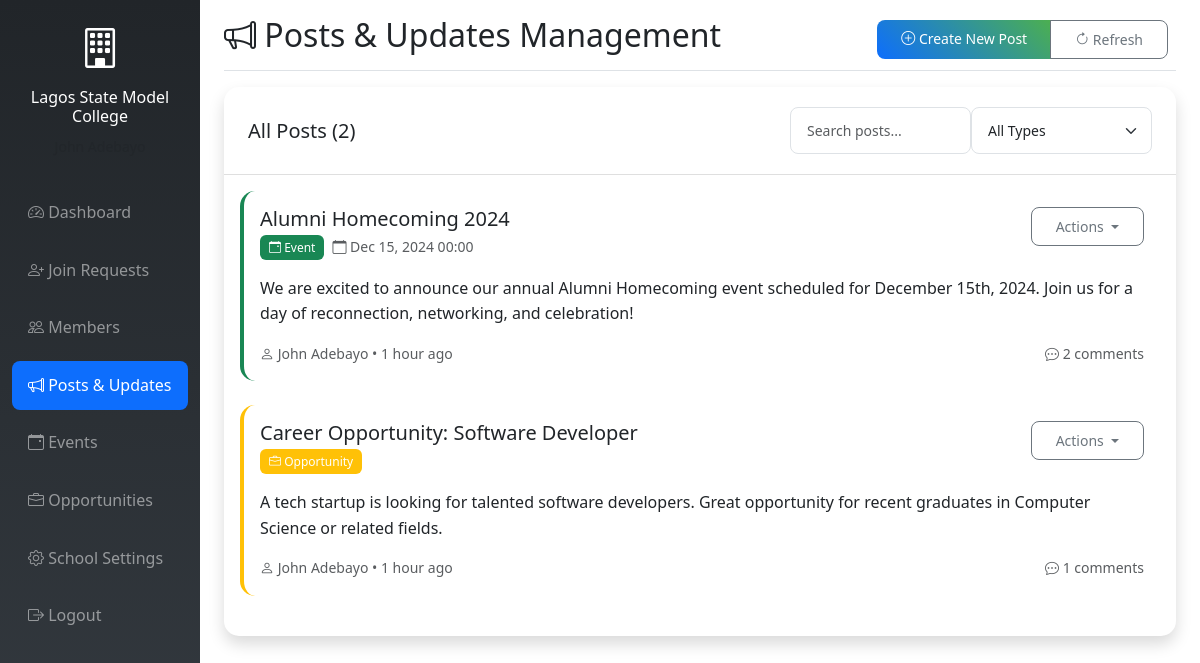
Page /school-admin/posts.php (signed in) on the committed database.
### tables this page shows
CREATE TABLE schools (
    id INT AUTO_INCREMENT PRIMARY KEY,
    name VARCHAR(200) NOT NULL,
    location VARCHAR(200) NOT NULL,
    logo VARCHAR(255) NULL,
    contact_email VARCHAR(100) NOT NULL,
    website VARCHAR(255) NULL,
    description TEXT NULL,
    approved BOOLEAN DEFAULT FALSE,
    status ENUM('active', 'suspended') DEFAULT 'active',
    created_at TIMESTAMP DEFAULT CURRENT_TIMESTAMP,
    updated_at TIMESTAMP DEFAULT CURRENT_TIMESTAMP ON UPDATE CURRENT_TIMESTAMP,
    INDEX idx_approved (approved),
    INDEX idx_status (status)
);

CREATE TABLE posts (
    id INT AUTO_INCREMENT PRIMARY KEY,
    school_id INT NOT NULL,
    author_id INT NOT NULL,
    title VARCHAR(200) NOT NULL,
    content TEXT NOT NULL,
    post_type ENUM('update', 'event', 'opportunity') DEFAULT 'update',
    event_date DATE NULL,
    created_at TIMESTAMP DEFAULT CURRENT_TIMESTAMP,
    updated_at TIMESTAMP DEFAULT CURRENT_TIMESTAMP ON UPDATE CURRENT_TIMESTAMP,
    FOREIGN KEY (school_id) REFERENCES schools(id) ON DELETE CASCADE,
    FOREIGN KEY (author_id) REFERENCES users(id) ON DELETE CASCADE,
    INDEX idx_school_id (school_id),
    INDEX idx_created_at (created_at)
);

CREATE TABLE users (
    id INT AUTO_INCREMENT PRIMARY KEY,
    name VARCHAR(100) NOT NULL,
    email VARCHAR(100) UNIQUE NOT NULL,
    password VARCHAR(255) NOT NULL,
    role ENUM('super_admin', 'school_admin', 'student') NOT NULL DEFAULT 'student',
    school_id INT NULL,
    year_group VARCHAR(20) NULL,
    graduation_year VARCHAR(4) NULL,
    status ENUM('Graduated', 'Left', 'Current Student') NULL,
    student_id VARCHAR(50) NULL,
    current_occupation VARCHAR(200) NULL,
    industry VARCHAR(100) NULL,
    location VARCHAR(100) NULL,
    bio TEXT NULL,
    linkedin_profile VARCHAR(255) NULL,
    website VARCHAR(255) NULL,
    phone VARCHAR(20) NULL,
    skills TEXT NULL,
    interests TEXT NULL,
    approved BOOLEAN DEFAULT FALSE,
    profile_photo VARCHAR(255) NULL,
    reset_token VARCHAR(64) NULL,
    reset_token_expires DATETIME NULL,
    created_at TIMESTAMP DEFAULT CURRENT_TIMESTAMP,
    updated_at TIMESTAMP DEFAULT CURRENT_TIMESTAMP ON UPDATE CURRENT_TIMESTAMP,
    INDEX idx_email (email),
    INDEX idx_school_id (school_id),
    INDEX idx_role (role),
    INDEX idx_approved (approved)
);

### school-admin/posts.php (the view, shortened to what the rows shown need)
<?php
require_once '../includes/auth.php';
require_once '../includes/functions.php';
$user = getCurrentUser();
$db = getDB();
$school = getSchoolInfo($user['school_id']);
$action = $_GET['action'] ?? 'list';
$existing_post = null;
$posts = [];
if ($action == 'list') {
    try {
        $stmt = $db->prepare("
            SELECT p.*, u.name as author_name,
                   (SELECT COUNT(*) FROM comments WHERE post_id = p.id) as comment_count
            FROM posts p
            JOIN users u ON p.author_id = u.id
            WHERE p.school_id = ?
            ORDER BY p.created_at DESC
        ");
        $stmt->execute([$user['school_id']]);
        $posts = $stmt->fetchAll();
    } catch (PDOException $e) {
        error_log("Posts fetch error: " . $e->getMessage());
    }
}
$csrf_token = generateCSRFToken();
?>
<!DOCTYPE html>
<html lang="en">
<head>
    <link href="https://cdn.jsdelivr.net/npm/bootstrap@5.3.0/dist/css/bootstrap.min.css" rel="stylesheet">
    <link href="https://cdn.jsdelivr.net/npm/bootstrap-icons@1.10.0/font/bootstrap-icons.css" rel="stylesheet">
    <link href="../assets/css/style.css" rel="stylesheet">
</head>
<body>
    <div class="container-fluid">
        <div class="row">
            <nav class="col-md-3 col-lg-2 d-md-block bg-dark sidebar collapse">
                <div class="position-sticky pt-3">
                    <div class="text-center text-white mb-4">
                        <?php if ($school['logo']): ?>
                            <img src="../uploads/logos/<?php echo htmlspecialchars($school['logo']); ?>"
                                 alt="School Logo" class="rounded-circle mb-2"
                                 style="width: 60px; height: 60px; object-fit: cover;">
                        <?php else: ?>
                            <i class="bi bi-building" style="font-size: 2.5rem;"></i>
                        <?php endif; ?>
                        <h6 class="mt-2"><?php echo htmlspecialchars($school['name']); ?></h6>
                        <small class="text-muted"><?php echo htmlspecialchars($user['name']); ?></small>
                    </div>
                </div>
            </nav>
            <main class="col-md-9 ms-sm-auto col-lg-10 px-md-4">
                <div class="d-flex justify-content-between flex-wrap flex-md-nowrap align-items-center pt-3 pb-2 mb-3 border-bottom">
                    <h1 class="h2">
                        <i class="bi bi-megaphone"></i>
                        <?php
                        echo $action == 'create' ? 'Create New Post' :
                             ($action == 'edit' ? 'Edit Post' : 'Posts & Updates Management');
                        ?>
                    </h1>
                </div>
                <?php if ($action == 'create' || $action == 'edit'): ?>
                    <div class="card shadow">
                        <div class="card-header">
                            <h5 class="mb-0">
                                <?php echo $action == 'create' ? 'Create New Post' : 'Edit Post'; ?>
                            </h5>
                        </div>
                        <div class="card-body">
                            <form method="POST" action="">
                                <input type="hidden" name="csrf_token" value="<?php echo $csrf_token; ?>">
                                <div class="row">
                                    <div class="col-md-8 mb-3">
                                        <label for="title" class="form-label">Post Title *</label>
                                        <input type="text" class="form-control" id="title" name="title"
                                               value="<?php echo htmlspecialchars($existing_post['title'] ?? ''); ?>"
                                               required>
                                    </div>
                                    <div class="col-md-4 mb-3">
                                        <label for="post_type" class="form-label">Post Type *</label>
                                        <select class="form-select" id="post_type" name="post_type" required>
                                            <option value="update" <?php echo ($existing_post['post_type'] ?? '') == 'update' ? 'selected' : ''; ?>>
                                                General Update
                                            </option>
                                            <option value="event" <?php echo ($existing_post['post_type'] ?? '') == 'event' ? 'selected' : ''; ?>>
                                                Event
                                            </option>
                                            <option value="opportunity" <?php echo ($existing_post['post_type'] ?? '') == 'opportunity' ? 'selected' : ''; ?>>
                                                Opportunity
                                            </option>
                                        </select>
                                        <div class="form-text">
                                            <i class="bi bi-info-circle"></i>
                                            Posts marked as "Opportunity" will appear in the student Opportunities section.
                                        </div>
                                    </div>
                                </div>
                                <div class="mb-3" id="event_date_section" style="display: none;">
                                    <label for="event_date" class="form-label">Event Date</label>
                                    <input type="datetime-local" class="form-control" id="event_date" name="event_date"
                                           value="<?php echo $existing_post['event_date'] ? date('Y-m-d\TH:i', strtotime($existing_post['event_date'])) : ''; ?>">
                                    <div class="form-text">Required for event posts</div>
                                </div>
                                <div class="mb-4">
                                    <label for="content" class="form-label">Post Content *</label>
                                    <textarea class="form-control" id="content" name="content" rows="8"
                                              placeholder="Write your post content here..." required><?php echo htmlspecialchars($existing_post['content'] ?? ''); ?></textarea>
                                    <div class="form-text">You can use line breaks to format your content</div>
                                </div>
                                <div class="d-flex gap-2">
                                    <button type="submit" class="btn btn-primary">
                                        <i class="bi bi-save"></i>
                                        <?php echo $action == 'create' ? 'Create Post' : 'Update Post'; ?>
                                    </button>
                                    <a href="posts.php" class="btn btn-outline-secondary">
                                        <i class="bi bi-x"></i> Cancel
                                    </a>
                                </div>
                            </form>
                        </div>
                    </div>
                <?php else: ?>
                    <div class="card shadow">
                        <div class="card-body">
                            <?php if (empty($posts)): ?>
                                <div class="text-center text-muted py-5">
                                    <i class="bi bi-megaphone" style="font-size: 4rem;"></i>
                                    <p class="mt-3">No posts created yet</p>
                                    <a href="posts.php?action=create" class="btn btn-primary">
                                        <i class="bi bi-plus-circle"></i> Create Your First Post
                                    </a>
                                </div>
                            <?php else: ?>
                                <div class="row" id="postsContainer">
                                    <?php foreach ($posts as $post): ?>
                                        <div class="col-12 mb-4 post-item"
                                             data-type="<?php echo $post['post_type']; ?>"
                                             data-title="<?php echo strtolower(htmlspecialchars($post['title'])); ?>"
                                             data-content="<?php echo strtolower(htmlspecialchars($post['content'])); ?>">
                                            <div class="card border-start border-4 <?php
                                                echo $post['post_type'] == 'event' ? 'border-success' :
                                                    ($post['post_type'] == 'opportunity' ? 'border-warning' : 'border-primary');
                                            ?>">
                                                <div class="card-body">
                                                    <div class="d-flex justify-content-between align-items-start mb-3">
                                                        <div class="flex-grow-1">
                                                            <h5 class="card-title mb-1"><?php echo htmlspecialchars($post['title']); ?></h5>
                                                            <div class="d-flex gap-2 align-items-center">
                                                                <?php
                                                                $typeIcons = [
                                                                    'update' => 'megaphone',
                                                                    'event' => 'calendar-event',
                                                                    'opportunity' => 'briefcase'
                                                                ];
                                                                $typeColors = [
                                                                    'update' => 'primary',
                                                                    'event' => 'success',
                                                                    'opportunity' => 'warning'
                                                                ];
                                                                $icon = $typeIcons[$post['post_type']] ?? 'megaphone';
                                                                $color = $typeColors[$post['post_type']] ?? 'primary';
                                                                ?>
                                                                <span class="badge bg-<?php echo $color; ?>">
                                                                    <i class="bi bi-<?php echo $icon; ?>"></i>
                                                                    <?php echo ucfirst($post['post_type']); ?>
                                                                </span>
                                                                <?php if ($post['event_date']): ?>
                                                                    <small class="text-muted">
                                                                        <i class="bi bi-calendar"></i>
                                                                        <?php echo formatDate($post['event_date'], 'M d, Y H:i'); ?>
                                                                    </small>
                                                                <?php endif; ?>
                                                            </div>
                                                        </div>
                                                        <div class="dropdown">
                                                            <button class="btn btn-sm btn-outline-secondary dropdown-toggle"
                                                                    type="button" data-bs-toggle="dropdown">
                                                                Actions
                                                            </button>
                                                        </div>
                                                    </div>
                                                    <p class="card-text"><?php echo nl2br(htmlspecialchars(truncateText($post['content'], 200))); ?></p>
                                                    <div class="d-flex justify-content-between align-items-center text-muted small">
                                                        <div>
                                                            <i class="bi bi-person"></i> <?php echo htmlspecialchars($post['author_name']); ?>
                                                            • <?php echo timeAgo($post['created_at']); ?>
                                                        </div>
                                                        <div>
                                                            <i class="bi bi-chat-dots"></i> <?php echo $post['comment_count']; ?> comments
                                                        </div>
                                                    </div>
                                                </div>
                                            </div>
                                        </div>
                                    <?php endforeach; ?>
                                </div>
                            <?php endif; ?>
                        </div>
                    </div>
                <?php endif; ?>
            </main>
        </div>
    </div>
</body>
</html>

### rows in the picture
schools: name "Lagos State Model College"
posts: title "Alumni Homecoming 2024", post_type "Event", event_date "Dec 15, 2024 00:00", content "We are excited to announce our annual Alumni Homecoming event scheduled for December 15th, 2024. Join us for a day of reconnection, networking, and celebration!", author.name "John Adebayo", created_at "1 hour ago", comment_count "2"
posts: title "Career Opportunity: Software Developer", post_type "Opportunity", content "A tech startup is looking for talented software developers. Great opportunity for recent graduates in Computer Science or related fields.", author.name "John Adebayo", created_at "1 hour ago", comment_count "1"

### other values in the picture
count($posts) "2"
